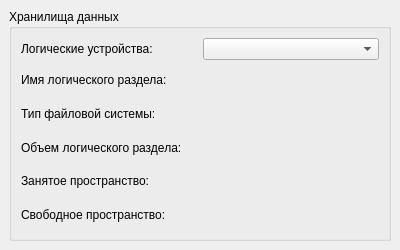
<?xml version="1.0" encoding="UTF-8"?>
<ui version="4.0">
 <class>MainWindow</class>
 <widget class="QMainWindow" name="MainWindow">
  <property name="geometry">
   <rect>
    <x>0</x>
    <y>0</y>
    <width>400</width>
    <height>250</height>
   </rect>
  </property>
  <property name="minimumSize">
   <size>
    <width>400</width>
    <height>250</height>
   </size>
  </property>
  <property name="maximumSize">
   <size>
    <width>400</width>
    <height>250</height>
   </size>
  </property>
  <property name="windowTitle">
   <string>HDD Info</string>
  </property>
  <property name="windowIcon">
   <iconset theme="aaa">
    <normaloff>floppy-disk.ico</normaloff>floppy-disk.ico</iconset>
  </property>
  <widget class="QWidget" name="centralwidget">
   <layout class="QGridLayout" name="gridLayout">
    <item row="0" column="0">
     <widget class="QGroupBox" name="groupBox">
      <property name="title">
       <string>Хранилища данных</string>
      </property>
      <layout class="QGridLayout" name="gridLayout_2">
       <item row="6" column="1">
        <widget class="QLabel" name="occupiedSize">
         <property name="font">
          <font>
           <weight>75</weight>
           <bold>true</bold>
          </font>
         </property>
         <property name="text">
          <string/>
         </property>
         <property name="alignment">
          <set>Qt::AlignCenter</set>
         </property>
        </widget>
       </item>
       <item row="3" column="1">
        <widget class="QLabel" name="filesystemType">
         <property name="font">
          <font>
           <weight>75</weight>
           <bold>true</bold>
          </font>
         </property>
         <property name="text">
          <string/>
         </property>
         <property name="alignment">
          <set>Qt::AlignCenter</set>
         </property>
        </widget>
       </item>
       <item row="5" column="0">
        <widget class="QLabel" name="label_5">
         <property name="text">
          <string>Объем логического раздела:</string>
         </property>
        </widget>
       </item>
       <item row="3" column="0">
        <widget class="QLabel" name="label">
         <property name="text">
          <string>Тип файловой системы:</string>
         </property>
        </widget>
       </item>
       <item row="9" column="1">
        <widget class="QLabel" name="freeSize">
         <property name="font">
          <font>
           <weight>75</weight>
           <bold>true</bold>
          </font>
         </property>
         <property name="text">
          <string/>
         </property>
         <property name="alignment">
          <set>Qt::AlignCenter</set>
         </property>
        </widget>
       </item>
       <item row="5" column="1">
        <widget class="QLabel" name="totalSize">
         <property name="font">
          <font>
           <weight>75</weight>
           <bold>true</bold>
          </font>
         </property>
         <property name="text">
          <string/>
         </property>
         <property name="alignment">
          <set>Qt::AlignCenter</set>
         </property>
        </widget>
       </item>
       <item row="0" column="0">
        <widget class="QLabel" name="label_7">
         <property name="text">
          <string>Логические устройства:</string>
         </property>
        </widget>
       </item>
       <item row="0" column="1">
        <widget class="QComboBox" name="comboBox"/>
       </item>
       <item row="1" column="0">
        <widget class="QLabel" name="label_3">
         <property name="text">
          <string>Имя логического раздела:</string>
         </property>
        </widget>
       </item>
       <item row="1" column="1">
        <widget class="QLabel" name="partitionName">
         <property name="font">
          <font>
           <weight>75</weight>
           <bold>true</bold>
          </font>
         </property>
         <property name="text">
          <string/>
         </property>
         <property name="alignment">
          <set>Qt::AlignCenter</set>
         </property>
        </widget>
       </item>
       <item row="6" column="0">
        <widget class="QLabel" name="label_6">
         <property name="text">
          <string>Занятое пространство:</string>
         </property>
        </widget>
       </item>
       <item row="9" column="0">
        <widget class="QLabel" name="label_2">
         <property name="text">
          <string>Свободное пространство:</string>
         </property>
        </widget>
       </item>
      </layout>
     </widget>
    </item>
   </layout>
  </widget>
 </widget>
 <resources/>
 <connections/>
</ui>
